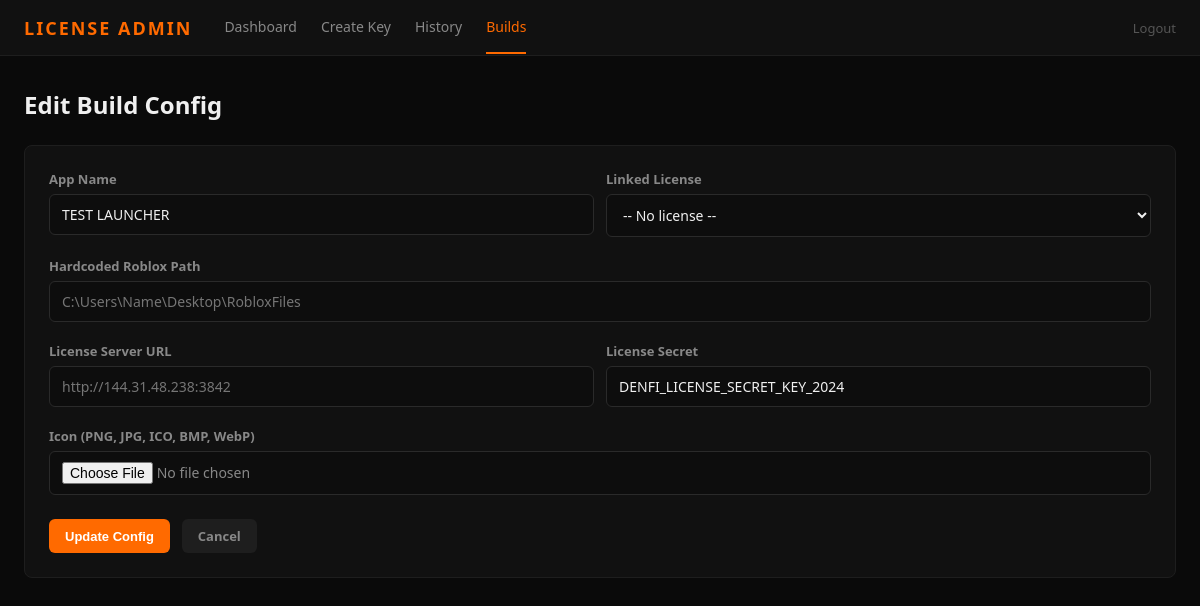
The page /build_config/1/edit (signed in) on the database its author committed.
### tables this page shows
CREATE TABLE build_configs (
            id INTEGER PRIMARY KEY AUTOINCREMENT,
            license_id INTEGER,
            app_name TEXT NOT NULL DEFAULT 'DENFI ROBLOX',
            hardcoded_path TEXT NOT NULL DEFAULT '',
            license_server_url TEXT DEFAULT '',
            license_secret TEXT DEFAULT 'DENFI_LICENSE_SECRET_KEY_2024',
            icon_filename TEXT DEFAULT '',
            created_at REAL NOT NULL,
            updated_at REAL,
            FOREIGN KEY (license_id) REFERENCES licenses(id)
        );

### license_server/server.py (the view, shortened to what this page needs)
@app.route("/build_config/<int:config_id>/edit", methods=["GET", "POST"])
@require_admin
def edit_build_config(config_id):
    conn = get_db()
    config = conn.execute("SELECT * FROM build_configs WHERE id = ?", (config_id,)).fetchone()
    if not config:
        conn.close()
        flash("Build config not found", "error")
        return redirect(url_for("builds_page"))
    licenses = conn.execute(
        "SELECT id, license_key, note, status FROM licenses WHERE status IN ('active', 'pending', 'suspended') ORDER BY created_at DESC"
    ).fetchall()
    conn.close()
    config_dict = {
        "id": config["id"], "license_id": config["license_id"],
        "app_name": config["app_name"], "hardcoded_path": config["hardcoded_path"],
        "license_server_url": config["license_server_url"],
        "license_secret": config["license_secret"], "icon_filename": config["icon_filename"],
    }
    return render_template("build_config_form.html", config=config_dict, licenses=licenses)

### license_server/server.py (called while the page is built)
def get_db():
    conn = sqlite3.connect(DB_PATH)
    conn.row_factory = sqlite3.Row
    conn.execute("PRAGMA journal_mode=WAL")
    return conn

def require_admin(f):
    @wraps(f)
    def decorated(*args, **kwargs):
        if not session.get("admin_logged_in"):
            return redirect(url_for("login_page"))
        return f(*args, **kwargs)
    return decorated

### license_server/templates/build_config_form.html (shortened to what this page needs)
{% extends "base.html" %}
{% block content %}
<div class="page-header">
    <h1>{{ 'Edit' if config else 'Create' }} Build Config</h1>
</div>
<div class="card" style="padding: 24px;">
    <form method="POST" enctype="multipart/form-data">
        <div class="form-row">
            <div class="form-group">
                <label>App Name</label>
                <input type="text" name="app_name" value="{{ config.app_name if config else 'DENFI ROBLOX' }}" required placeholder="DENFI ROBLOX">
            </div>
            <div class="form-group">
                <label>Linked License</label>
                <select name="license_id">
                    <option value="">-- No license --</option>
                </select>
            </div>
        </div>
        <div class="form-group">
            <label>Hardcoded Roblox Path</label>
            <input type="text" name="hardcoded_path" value="{{ config.hardcoded_path if config else '' }}" placeholder="C:\Users\Name\Desktop\RobloxFiles">
        </div>
        <div class="form-row">
            <div class="form-group">
                <label>License Server URL</label>
                <input type="text" name="license_server_url" value="{{ config.license_server_url if config else '' }}" placeholder="http://144.31.48.238:3842">
            </div>
            <div class="form-group">
                <label>License Secret</label>
                <input type="text" name="license_secret" value="{{ config.license_secret if config else 'DENFI_LICENSE_SECRET_KEY_2024' }}" placeholder="DENFI_LICENSE_SECRET_KEY_2024">
            </div>
        </div>
        <div class="form-group">
            <label>Icon (PNG, JPG, ICO, BMP, WebP)</label>
            <input type="file" name="icon" accept=".ico,.png,.jpg,.jpeg,.bmp,.webp" style="color: #888;">
        </div>
        <div style="display: flex; gap: 12px; margin-top: 24px;">
            <button type="submit" class="btn btn-primary">{{ 'Update Config' if config else 'Create Config' }}</button>
            <a href="{{ url_for('builds_page') }}" class="btn" style="background: #1e1e1e; color: #888;">Cancel</a>
        </div>
    </form>
</div>
{% endblock %}

### license_server/templates/base.html (style rules this page uses)
* { margin: 0; padding: 0; box-sizing: border-box; }
body { font-family: 'Segoe UI', system-ui, -apple-system, sans-serif; background: #0a0a0a; color: #f0f0f0; min-height: 100vh; }
a { color: #ff6a00; text-decoration: none; }
.page-header { display: flex; align-items: center; justify-content: space-between; margin-bottom: 24px; }
.page-header h1 { font-size: 24px; font-weight: 600; color: #f0f0f0; }
.btn { display: inline-flex; align-items: center; gap: 6px; padding: 8px 16px; border: none; border-radius: 6px; font-size: 13px; font-weight: 600; cursor: pointer; transition: all 0.2s; }
.btn-primary { background: #ff6a00; color: #fff; }
.card { background: #111; border: 1px solid #1e1e1e; border-radius: 8px; overflow: hidden; }
.form-group { margin-bottom: 20px; }
.form-group label { display: block; font-size: 13px; font-weight: 600; color: #888; margin-bottom: 6px; }
.form-group input, .form-group select, .form-group textarea { width: 100%; padding: 10px 12px; background: #0d0d0d; border: 1px solid #2a2a2a; border-radius: 6px; color: #f0f0f0; font-size: 14px; font-family: inherit; }
.form-row { display: flex; gap: 12px; }
.form-row .form-group { flex: 1; }

### rows shown on the page
build_configs: app_name "TEST LAUNCHER", license_secret "DENFI_LICENSE_SECRET_KEY_2024"

### other values the page prints
{{ 'Edit' if config else 'Create' }} "Edit"
{{ 'Update Config' if config else 'Create Config' }} "Update Config"
